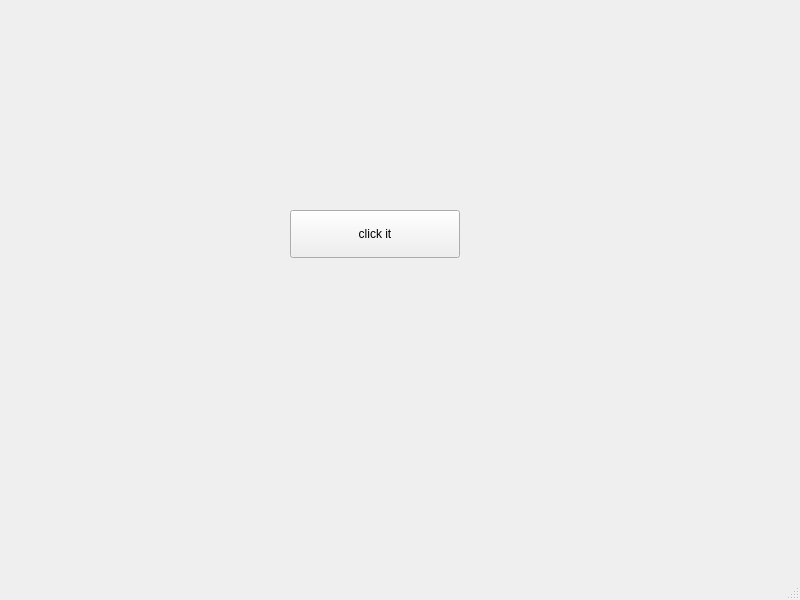
<?xml version="1.0" encoding="UTF-8"?>
<ui version="4.0">
 <class>MainWindow</class>
 <widget class="QMainWindow" name="MainWindow">
  <property name="geometry">
   <rect>
    <x>0</x>
    <y>0</y>
    <width>800</width>
    <height>600</height>
   </rect>
  </property>
  <property name="windowTitle">
   <string>MainWindow</string>
  </property>
  <widget class="QWidget" name="centralwidget">
   <widget class="QPushButton" name="pushButton">
    <property name="geometry">
     <rect>
      <x>290</x>
      <y>210</y>
      <width>170</width>
      <height>48</height>
     </rect>
    </property>
    <property name="text">
     <string>click it</string>
    </property>
   </widget>
   <widget class="QLabel" name="statusLabel">
    <property name="geometry">
     <rect>
      <x>210</x>
      <y>370</y>
      <width>301</width>
      <height>34</height>
     </rect>
    </property>
    <property name="text">
     <string/>
    </property>
   </widget>
  </widget>
  <widget class="QMenuBar" name="menubar">
   <property name="geometry">
    <rect>
     <x>0</x>
     <y>0</y>
     <width>800</width>
     <height>39</height>
    </rect>
   </property>
  </widget>
  <widget class="QStatusBar" name="statusbar"/>
 </widget>
 <resources/>
 <connections/>
</ui>
